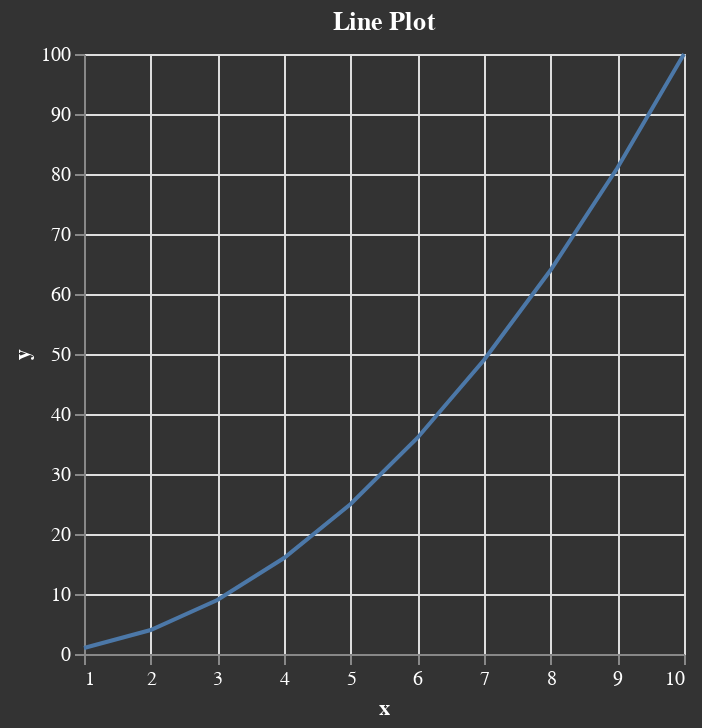

The notebook cell this image was saved under:
### Markdown cell above
## Lineplot

### Code cell
x = float(collect(1:10))
y = float(x.^2)
s = lineplot(x,y,title="Line Plot")

### Figure 1 — Vega-Lite specification as saved in the notebook (floating-point values rounded to 4 significant figures)
{"background": "#333", "config": {"axis": {}, "style": {"guide-label": {"fill": "white"}, "guide-title": {"fill": "white"}}, "title": {"color": "white"}}, "data": {"values": [{"x": 1, "y": 1}, {"x": 2, "y": 4}, {"x": 3, "y": 9}, {"x": 4, "y": 16}, {"x": 5, "y": 25}, {"x": 6, "y": 36}, {"x": 7, "y": 49}, {"x": 8, "y": 64}, {"x": 9, "y": 81}, {"x": 10, "y": 100}]}, "encoding": {"x": {"field": "x", "type": "quantitative"}, "y": {"field": "y", "type": "quantitative"}}, "height": 300, "mark": {"type": "line"}, "title": "Line Plot", "width": 300}
